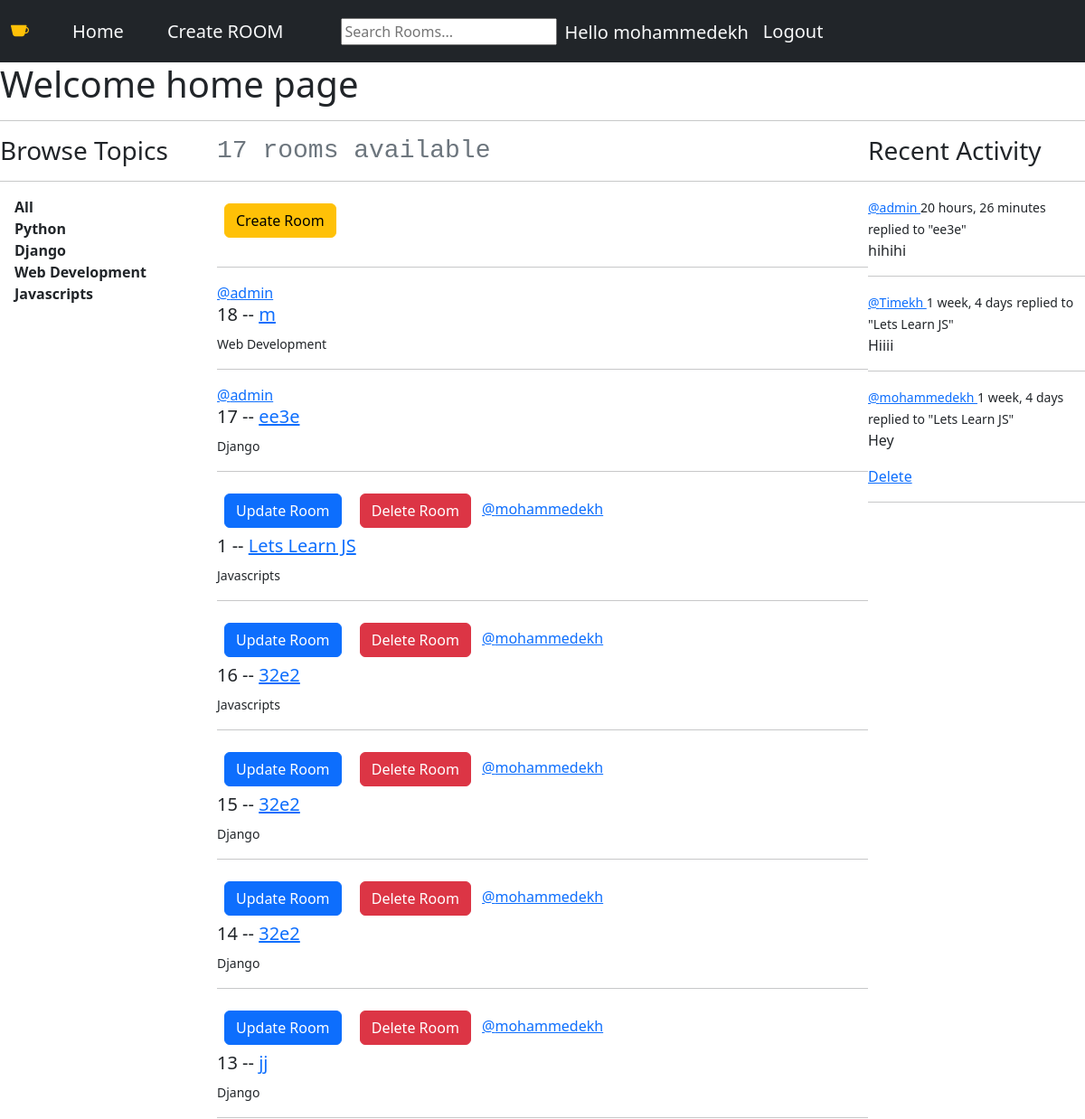
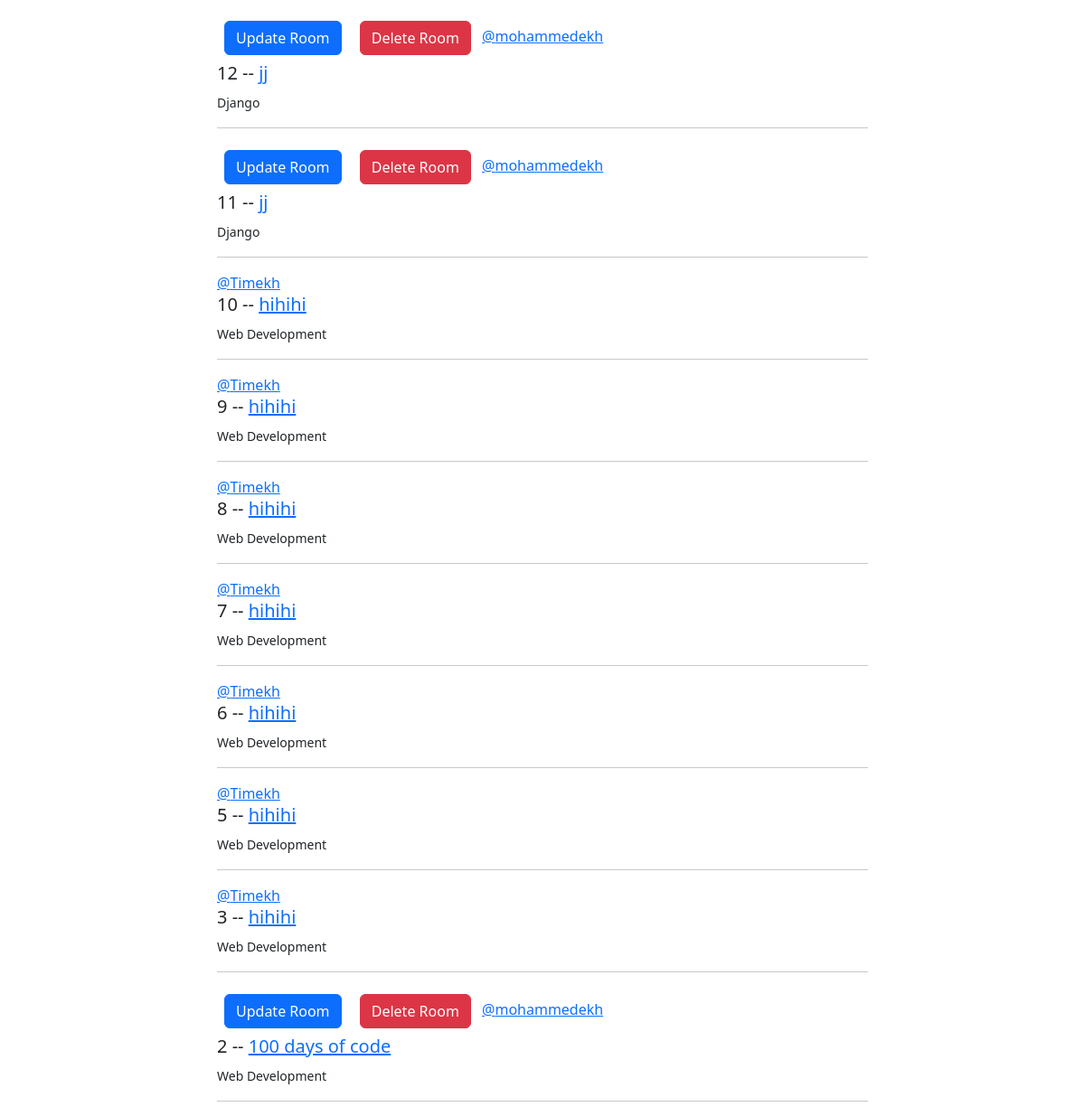
The app's page / (signed in) with its own data (2 pictures, top to bottom).
### base/models.py (models this page shows, shortened)
class Topic(models.Model):
    name = models.CharField(max_length=200)

class Room(models.Model):
    host = models.ForeignKey(User, on_delete=models.SET_NULL, null=True)
    topic = models.ForeignKey(Topic, on_delete=models.SET_NULL, null=True)
    name = models.CharField(max_length=200)
    description = models.TextField(null=True, blank=True)
    Participants =  models.ManyToManyField(User, related_name='Participants', blank=True)
    updated = models.DateTimeField(auto_now=True)
    created = models.DateTimeField(auto_now_add=True)
    class Meta:
        ordering =['-updated','-created']
    def __str__(self):
        return self.name

class Message(models.Model):
    user    = models.ForeignKey(User,on_delete=models.CASCADE)
    room    = models.ForeignKey(Room, on_delete=models.CASCADE)
    body    = models.TextField()
    updated = models.DateTimeField(auto_now=True)
    created = models.DateTimeField(auto_now_add=True)
    class Meta:
        ordering =['-updated','-created']
    def __str__(self):
        return self.body[0:50]

### base/views.py (the view)
# urls.py: path('', views.home, name="home page"),
def home(request):
    q= request.GET.get('q') if request.GET.get('q') != None else ''
    rooms = Room.objects.filter(Q(topic__name__icontains=q) | Q(name__icontains=q) | Q(description__icontains=q))
    topics = Topic.objects.all()
    room_count = rooms.count()
    room_messages = Message.objects.filter(Q(room__topic__name__icontains=q))
    context = {'rooms':rooms, 'topics':topics,'room_count':room_count, 'room_messages':room_messages}
    return render(request,'base/home.html',context )

### base/templates/base/home.html
{% extends 'main.html' %}
    {% block content%}
    <h1> Welcome home page </h1>
    <hr>
    <div class="home-container">
        <div>
           {% include 'base/topics_component.html'%}
        </div>
        <div>
                <h3 class="text-muted font-monospace">{{room_count}} rooms available</h3>
                <hr>
                <a class="text-light text-decoration-none " href="{% url 'create-room' %}"><button class=" m-2 mb-3 btn btn-warning">Create Room
                </button> </a>
                <hr>
{% include 'base/feed_component.html'%}
        </div>
<div>{% include 'base/activity_component.html'%}</div>
</div>
    {% endblock %}

### templates/navbar.html (shortened to what this page needs)
<!doctype html>
<html lang="en">
  <head>
    <link href="https://cdn.jsdelivr.net/npm/bootstrap@5.2.0-beta1/dist/css/bootstrap.min.css" rel="stylesheet">
    <link rel="stylesheet" href="https://cdn.jsdelivr.net/npm/bootstrap-icons@1.8.3/font/bootstrap-icons.css">
</head>
  <body>
<nav class="navbar bg-dark">
    <div class="container-fluid justify-content-start ">
      <a class="navbar-brand me-5"  href="{% url 'home page' %}"><i class="bi bi-cup-fill text-warning"></i></a>
      <a class="navbar-brand text-light me-5" href="{% url 'home page' %}">Home</a>
      <a class="navbar-brand text-light " href="{% url 'create-room' %}">Create ROOM</a>
      <form class="ms-5 justify-content-end" action="{% url 'home page'%}" method="GET">
          <input type="text" name="q" placeholder="Search Rooms...">
      </form>
      {% if request.user.is_authenticated %}
      <h4 class="navbar-brand text-light pt-3 ms-2">Hello {{request.user}}</h4>
      <a class="navbar-brand text-light " href="{% url 'logout' %}">Logout</a>
      {% else %}
      <a class="navbar-brand text-light " href="{% url 'login' %}">Login</a>
      {% endif%}
    </div>
  </nav>
  </body>
</html>

### base/templates/base/topics_component.html
<h3>Browse Topics </h3>
<hr>
<div> <a class="text-decoration-none fw-bold text-dark ms-3 " href="{%url 'home page'%}">All</a></div>
{% for topic in topics %}
<div> <a class="text-decoration-none fw-bold text-dark ms-3 " href="{%url 'home page'%}?q={{topic.name}}">{{topic.name}}</a></div>
{% endfor %}

### base/templates/base/feed_component.html
        {%for room in rooms %}
        {% if request.user == room.host %}
        <a class="text-light text-decoration-none "href="{% url 'update-room' room.id %}"> <button class="m-2 btn btn-primary">   Update Room  </button></a>
        <a class="text-light text-decoration-none "href="{% url 'delete-room' room.id %}"> <button class="m-2 btn btn-danger">   Delete Room  </button></a>
        {%endif%}
        <a href="{%url 'user-profile' room.host.id %}">@{{room.host.username}}</a>
        <h5>{{room.id}} --  <a href="{% url 'room' room.id %}"> {{room.name }} </a></h5>
        <small>{{room.topic.name}}</small>
        <hr>
{% endfor %}

### base/templates/base/activity_component.html
            <h3> Recent Activity</h3>
            <hr>
                {% for message in room_messages%}
                <div>
                    <small>
                     <a href="{% url 'user-profile' message.user.id%}">   @{{message.user}} </a> {{message.created|timesince}}</small>
                        <small>replied to "{{message.room}}"</small>
                        <p>{{message}}</p>
                    {% if request.user == message.user %}
                    <a href="{% url 'delete-message' message.id%}"> Delete </a>
                    {% endif %}
                    <hr>
                </div>
                {% endfor %}

### static/css/base.css (style rules this page uses)
.home-container { display: grid; grid-template-columns: 1fr 3fr 1fr; }

### records on screen
Topic: name "Python"
Topic: name "Django"
Topic: name "Web Development"
Topic: name "Javascripts"
Room: host.username "admin", id "18", name "m", topic.name "Web Development"
Room: host.username "admin", id "17", name "ee3e", topic.name "Django"
Room: shows "Update Room", host.username "mohammedekh", id "1", name "Lets Learn JS", topic.name "Javascripts"
Room: shows "Update Room", host.username "mohammedekh", id "16", name "32e2", topic.name "Javascripts"
Room: shows "Update Room", host.username "mohammedekh", id "15", name "32e2", topic.name "Django"
Room: shows "Update Room", host.username "mohammedekh", id "14", name "32e2", topic.name "Django"
Room: shows "Update Room", host.username "mohammedekh", id "13", name "jj", topic.name "Django"
Room: shows "Update Room", host.username "mohammedekh", id "12", name "jj", topic.name "Django"
Room: shows "Update Room", host.username "mohammedekh", id "11", name "jj", topic.name "Django"
Room: host.username "Timekh", id "10", name "hihihi", topic.name "Web Development"
Room: host.username "Timekh", id "9", name "hihihi", topic.name "Web Development"
Room: host.username "Timekh", id "8", name "hihihi", topic.name "Web Development"
Room: host.username "Timekh", id "7", name "hihihi", topic.name "Web Development"
Room: host.username "Timekh", id "6", name "hihihi", topic.name "Web Development"
Room: host.username "Timekh", id "5", name "hihihi", topic.name "Web Development"
Room: host.username "Timekh", id "3", name "hihihi", topic.name "Web Development"
Room: shows "Update Room", host.username "mohammedekh", id "2", name "100 days of code", topic.name "Web Development"
Message: user "admin", created "20 hours, 26 minutes", room "ee3e", body "hihihi"
Message: user "Timekh", created "1 week, 4 days", room "Lets Learn JS", body "Hiiii"
Message: user "mohammedekh", created "1 week, 4 days", room "Lets Learn JS", body "Hey", shows "Delete"

### other values on screen
{{ request.user }} "mohammedekh"
{{ room_count }} "17"
